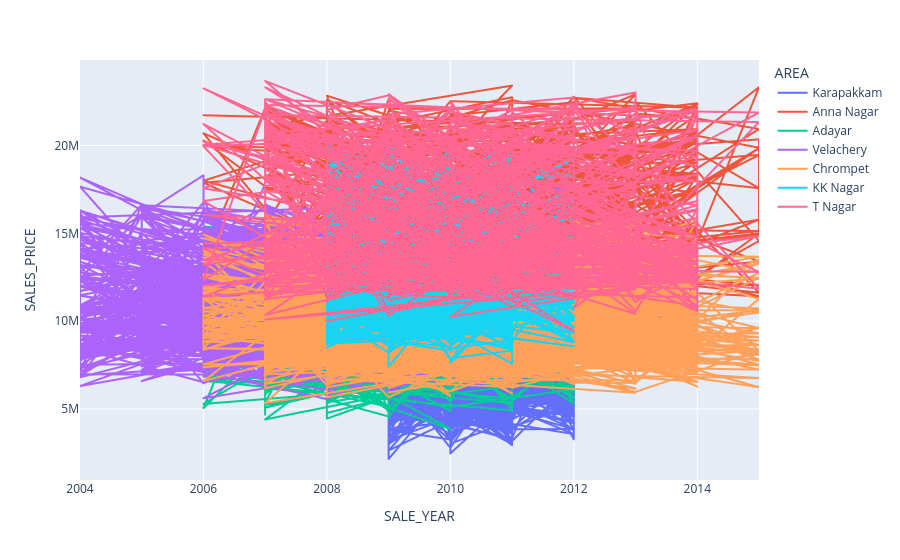

Write notebook code for a chart like this one.
### Code cell
fig = px.line(df, x='SALE_YEAR', y = 'SALES_PRICE',color='AREA')
fig.show()

### Figure 1 — Plotly figure (JSON) as saved in the notebook; plotly's stock layout.template omitted (floating-point values rounded to 4 significant figures; data arrays with more than 128 entries replaced by an {"elided": "..."} marker saying what was removed)
{"data": [{"hovertemplate": "AREA=Karapakkam<br>SALE_YEAR=%{x}<br>SALES_PRICE=%{y}<extra></extra>", "legendgroup": "Karapakkam", "line": {"color": "#636efa", "dash": "solid"}, "marker": {"symbol": "circle"}, "mode": "lines", "name": "Karapakkam", "showlegend": true, "type": "scattergl", "x": {"elided": "1366 int values"}, "xaxis": "x", "y": {"elided": "1366 int values"}, "yaxis": "y"}, {"hovertemplate": "AREA=Anna Nagar<br>SALE_YEAR=%{x}<br>SALES_PRICE=%{y}<extra></extra>", "legendgroup": "Anna Nagar", "line": {"color": "#EF553B", "dash": "solid"}, "marker": {"symbol": "circle"}, "mode": "lines", "name": "Anna Nagar", "showlegend": true, "type": "scattergl", "x": {"elided": "785 int values"}, "xaxis": "x", "y": {"elided": "785 int values"}, "yaxis": "y"}, {"hovertemplate": "AREA=Adayar<br>SALE_YEAR=%{x}<br>SALES_PRICE=%{y}<extra></extra>", "legendgroup": "Adayar", "line": {"color": "#00cc96", "dash": "solid"}, "marker": {"symbol": "circle"}, "mode": "lines", "name": "Adayar", "showlegend": true, "type": "scattergl", "x": {"elided": "774 int values"}, "xaxis": "x", "y": {"elided": "774 int values"}, "yaxis": "y"}, {"hovertemplate": "AREA=Velachery<br>SALE_YEAR=%{x}<br>SALES_PRICE=%{y}<extra></extra>", "legendgroup": "Velachery", "line": {"color": "#ab63fa", "dash": "solid"}, "marker": {"symbol": "circle"}, "mode": "lines", "name": "Velachery", "showlegend": true, "type": "scattergl", "x": {"elided": "981 int values"}, "xaxis": "x", "y": {"elided": "981 int values"}, "yaxis": "y"}, {"hovertemplate": "AREA=Chrompet<br>SALE_YEAR=%{x}<br>SALES_PRICE=%{y}<extra></extra>", "legendgroup": "Chrompet", "line": {"color": "#FFA15A", "dash": "solid"}, "marker": {"symbol": "circle"}, "mode": "lines", "name": "Chrompet", "showlegend": true, "type": "scattergl", "x": {"elided": "1699 int values"}, "xaxis": "x", "y": {"elided": "1699 int values"}, "yaxis": "y"}, {"hovertemplate": "AREA=KK Nagar<br>SALE_YEAR=%{x}<br>SALES_PRICE=%{y}<extra></extra>", "legendgroup": "KK Nagar", "line": {"color": "#19d3f3", "dash": "solid"}, "marker": {"symbol": "circle"}, "mode": "lines", "name": "KK Nagar", "showlegend": true, "type": "scattergl", "x": {"elided": "997 int values"}, "xaxis": "x", "y": {"elided": "997 int values"}, "yaxis": "y"}, {"hovertemplate": "AREA=T Nagar<br>SALE_YEAR=%{x}<br>SALES_PRICE=%{y}<extra></extra>", "legendgroup": "T Nagar", "line": {"color": "#FF6692", "dash": "solid"}, "marker": {"symbol": "circle"}, "mode": "lines", "name": "T Nagar", "showlegend": true, "type": "scattergl", "x": {"elided": "501 int values"}, "xaxis": "x", "y": {"elided": "501 int values"}, "yaxis": "y"}], "layout": {"legend": {"title": {"text": "AREA"}, "tracegroupgap": 0}, "margin": {"t": 60}, "xaxis": {"anchor": "y", "domain": [0, 1], "title": {"text": "SALE_YEAR"}}, "yaxis": {"anchor": "x", "domain": [0, 1], "title": {"text": "SALES_PRICE"}}}}
